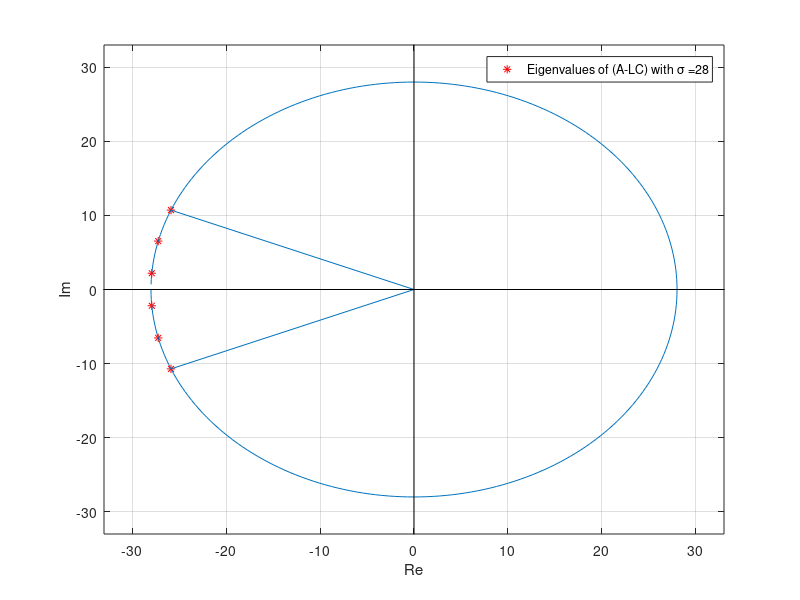

MATLAB code for this plot:
% FOR HELICOPTER NR 3-10
% This file contains the initialization for the helicopter assignment in
% the course TTK4115. Run this file before you execute QuaRC_ -> Build 
% to build the file heli_q8.mdl.

% Oppdatert h�sten 2006 av Jostein Bakkeheim
% Oppdatert h�sten 2008 av Arnfinn Aas Eielsen
% Oppdatert h�sten 2009 av Jonathan Ronen
% Updated fall 2010, Dominik Breu
% Updated fall 2013, Mark Haring
% Updated spring 2015, Mark Haring


%%%%%%%%%%% Calibration of the encoder and the hardware for the specific
%%%%%%%%%%% helicopter
Joystick_gain_x = 0.8;
Joystick_gain_y = -1;


%%%%%%%%%%% Physical constants
g = 9.81; % gravitational constant [m/s^2]
l_c = 0.46; % distance elevation axis to counterweight [m]
l_h = 0.66; % distance elevation axis to helicopter head [m]
l_p = 0.175; % distance pitch axis to motor [m]
m_c = 1.92; % Counterweight mass [kg]
m_p = 0.72; % Motor mass [kg]

%%%%%%%%%%% Found values
k_f = 0.154;
v_s_star = 6.5;
j_p = 2*m_p*(l_p)^2;
j_e = m_c*(l_c)^2 + 2*m_p*(l_h)^2;
j_lambda = m_c*(l_c)^2 + 2*m_p*((l_h)^2 + (l_p)^2);
L_1 = l_p * k_f;
L_2 = g*(m_c*l_c-2*m_p*l_h);
L_3 = k_f*l_h;
L_4 = -k_f*l_h;
k1 = L_1/(j_p);
k2 = L_3/j_e;
k3 = -(L_4*L_2)/(j_lambda*L_3);

%%%%%%%%%%%%%%% Part 3

%%%%%%%%%%%%%%% Problem 1

A0 = [0, 1, 0; 
     0, 0, 0; 
     0, 0, 0];

B0 = [0, 0; 
     0, k1; 
     k2, 0];
 
C0 = [1, 0 ,0;
      0, 0, 1];
 
R = [0.1, 0;%vs
     0, 10];%vd
 
Q0 = diag([100, 30, 1000]);

K0 = lqr(A0, B0, Q0, R);

         %p  &p_r  &e_r gam zeta
Q = diag([200, 300, 400, 100, 500]);%edot  

 
A = [A0 ,  zeros(3,2);
    C0,  zeros(2,2)];

B = [B0         ;
     zeros(2,2)];
     
C = [C0, zeros(2,2)];  

K = lqr(A, B, Q, R);

P = inv(C0*inv(B0*K0-A0)*B0);

%%%%%%% Part 4

%%%%Problem 2

A_e =  [[0  1 0 0 0 0]
        [0  0 0 0 0 0]
        [0  0 0 1 0 0]
        [0  0 0 0 0 0]
        [0  0 0 0 0 1]
        [k3 0 0 0 0 0]];
    
B_e =  [[0  0]
        [0  k1]
        [0  0]
        [k2 0]
        [0  0]
        [0  0]];
    
C_e =  [[1 0 0 0 0 0]
        [0 0 1 0 0 0]
        [0 0 0 0 1 0]];

  
observer = obsv(A_e, C_e);
rank(observer)

poles = zeros(6,1);
omegac = 28;
for i = 0:2
    poles(i+1) = omegac * exp(1j*(i*pi/20+pi/2+3*pi/8));
end
for i = 4:6
    poles(i) = conj(poles(i-3));
end

%%% Ploting poles
plot(real(poles),imag(poles),'r*');
hold on;

%%%Ploting sector lines
x1 = [0 real(poles(4))]
y1 = [0 imag(poles(4))]
pl = line(x1,y1);

x2 = [0 real(poles(1))]
y2 = [0 imag(poles(1))]
p2 = line(x2,y2);



%%Plot circle
n = 256;
dPhi = 2*pi/n;
phi = (-pi:dPhi:pi-dPhi);
z = omegac*exp(1j*phi);
C = [ real(z) ; imag(z) ];
plot(z);

%plot axis
line([0 0], [-omegac-10 omegac+10],'color','k','linewidth',0.5) %y-axis
line([-omegac-10 omegac+10], [0 0],'color','k','linewidth',0.5) %x-axis 

legend(strcat('Eigenvalues of (A-LC) with \sigma =', num2str(omegac)));
xlabel('Re');
ylabel('Im');
grid on;
axis([-omegac-5,omegac+5,-omegac-5,omegac+5])



L = place(A_e',C_e',poles)';
    
A_est = A_e-L*C_e;
eig(A_est)




%%%%%%%%%% Problem 3

C_elambda = [[0 0 1 0 0 0]
             [0 0 0 0 1 0]];
         
C_pe = [[1 0 0 0 0 0]
        [0 0 1 0 0 0]];

observer_elambda = obsv(A_e,C_elambda); % Full rank

ovserver_pe = obsv(A_e,C_pe); % Ikke full rank



    
